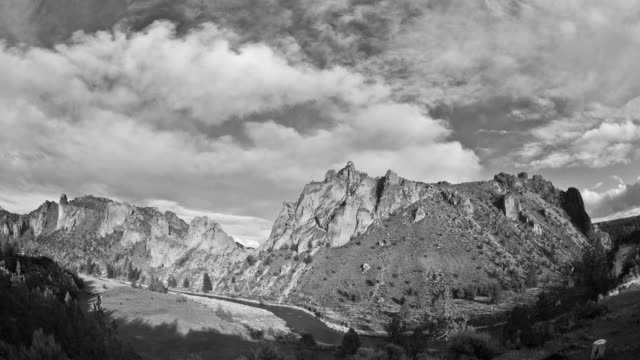
#> input picture Lab 5/Tutorial Lab 5 - Images/day/day1.jpg, 640 x 360 px
$ jupyter execute --allow-errors 'Pre Laboratorium 5.ipynb'
#> lines starting #> are read from the running program, lines starting #| are printed output that depends on the picture; after the words box and inside, x2 and y2 are one past the last pixel; in counts of white or black regions, pixels touching at a corner belong together
### 0. _Import Dependency_
Melakukan _import dependency_ yang diperlukan merupakan langkah awal sebelum melakukan praktikum. Untuk memudahkan mencari _dependency_ apa saja yang telah di-_import_, operasi _import dependency_ dilakukan dalam sebuah _cell_.

#### A. _Install Dependency_
_Install dependency_ tidaklah wajib. Tetapi bisa jadi ada beberapa _dependency_ di bawah ini yang belum terinstall.

#### B. _Import Dependency_

[cell 1]
from skimage import color, exposure, filters, io, morphology, util
from skimage.transform import rescale
from skimage.morphology import closing, disk, dilation, erosion, opening
from skimage.morphology import black_tophat, white_tophat
from scipy import fftpack as fp
from scipy.signal import convolve2d
import matplotlib.pyplot as plt
import numpy as np
import os
import cv2
import sys

#### C. Unduh dan Ekstrasi Dokumen Pendukung

[cell 2]
os.system('gdown https://drive.google.com/uc?id=17rCN9BzssahJ0JHa_EoOgCurPOYNI5_0')
os.system('unzip Lab\ 5\ -\ Images.zip')

### 1. Brief Introduction

**_Feature Extraction_** adalah teknik-teknik yang dapat digunakan untuk mengekstraksi fitur daris ebuah citra. Fitur-fitur ini selanjutnya dapat diproses dan diolah, sebagai contoh untuk melakukan klasifikasi citra. Terdapat beberapa tipe fitur pada citra seperti _statistical feature_, _global feature_, dan _geometric features_.

### 2. _Statistical Feature_

#### 2.1. Image Histogram

Kita dapat menggunakan piksel-piksel yang terdapat pada citra sebagai fitur. Untuk memudahkan bagaimana cara kita **melihat** bagaimana piksel-piksel dapat berfungsi sebagai fitur, kita dapat menggunakan historgram untuk meneliti bagaimana cara kita menggunakan fitur tersebut.

Misalkan kita ingin mngeklasifikasikan apakh citra _grayscale_ yang diberikan diambil pada malam hari atau siang hari. Kita bisa menampilkan terlebih dahulu histogram untuk citra siang dan malam.

[cell 3]
basePath = 'Tutorial Lab 5 - Images/'
def getPath(fileName):
    return basePath + fileName

[cell 4]
day = io.imread(getPath('day/day1.jpg'))
#> day is the input picture: shape (360, 640, 3); min 0, max 252, mean 132.9
night = io.imread(getPath('night/night1.jpg'))
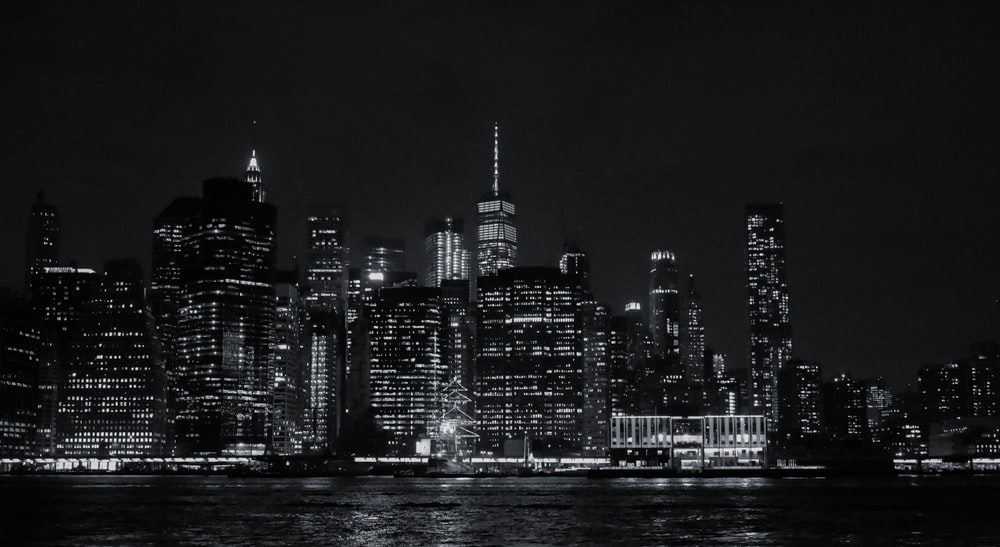
#> input picture Lab 5/Tutorial Lab 5 - Images/night/night1.jpg, 1000 x 547 px
#> night is the input picture: shape (547, 1000, 3); mean R, G, B 25.6, 26.7, 28.7

# Show image
plt.figure(figsize=(20,10))
plt.subplot(2, 2, 1)
plt.title('Day Image')
plt.imshow(day)
plt.axis('off')

plt.subplot(2, 2, 2)
plt.title('Night Image')
plt.imshow(night)
plt.axis('off')

plt.subplot(2, 2, 3)
plt.title('Day Histogram')
plt.hist(day.flatten(), 256, range=(0,255))

plt.subplot(2, 2, 4)
plt.title('Night Histogram')
plt.hist(night.flatten(), 256, range=(0,255))

plt.show()
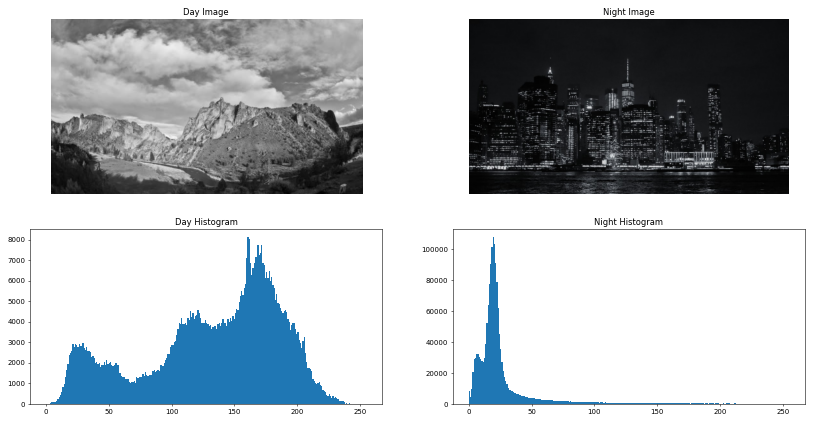
#> figure drawn by matplotlib, 4 panels; panel 3: tallest bar 8106 high, from x = 160.4 to 161.4; panel 4: tallest bar 107533 high, from x = 18.93 to 19.92

Dapat kita lihat dari hsil histogram yang ditampilkan di atas bahwa untuk citra pada siang hari memiliki distribusi yang cenderung ke kanan (intensitas lebih tinggi) dibanding citra pada malam hari yang distribusi histogram cenderung ke kiri (intensitas lebih rendah). Hal tersebut masuk akal karena pada umumnya siang hari lebih cerah dan tentu memiliki intensitas lebih tinggi.

Dari fitur ini kita bisa membuat sebuah model (tidak harus berbasis _machine learning_) untuk memprediksi apakah citra yang diberikan merupakan citra siang hari atau malam hari. Berikut adalah contoh cara untuk memprediksi apakah citra merupakan citra siang hari atau malam hari

[cell 5]
def predict(file_location):
#> called with file_location = 'day/day1.jpg'
    img = io.imread(getPath(file_location))
    frequency_count = np.bincount(img.flatten())
#> frequency_count = 253 values, max 8106 at index 161, min 0 at index 250, mean 2732
    cum_sum = np.cumsum(frequency_count)
#> cum_sum = 253 values from 6 to 691200

    ## Lebih banyak intensitas rendah, prediksi sebagai malam
    res = int(cum_sum[127] > cum_sum[-1] - cum_sum[127])
#> res = 0
    return ['day', 'night'][res]

[cell 6]
folders = ['day', 'night']
for folder in folders:
    for filename in os.listdir(getPath(folder)):
        filename = f'{folder}/{filename}'
        print(f'image {filename} predicted as {predict(filename)}')

Dapat dilihat bahwa hasil prediksi yang didapatkan memiliki akurasi $100\%$ hanya dengan menggunakan fitur simpel seperti histogram.

Contoh di atas adalah salah satu contoh yang menggunakan histogram pada citra _grayscale_. Tetapi penggunaan **Image Histogram** ini tidka hanya berfokus pada histogram _grayscale_. Terdapat banyak variasi lain yang dapat digunakan seperti menggunakan histogram RGB maupun menggunakan histogram HSI.

#### 2.2. Image Segmentation

Dengan melakukan segmentasi terlebih dahulu pada citra. Maka kita bisa mendapatkan fitur-fitur berupa banyak objek, bentuk objek yang relevan, dan masih banyak lagi. Cara untuk melakukan segmentasi akan dibahas pada lab selanjutnya.

### 3. Global Feature

#### 3.1. Fourier Transform

Seperti yang telah dipelajari pada lab sebelumnya, kita dapat menggunakan frekuensi hasil fourier transform untuk dijadikan sebagai fitur. Teknik ini tidka akan dibahs lebih lanjut pada lab kali ini karena telah dibahas pada lab sebelumnya.

#### 3.2. Hough Transformation

Hough Transformation adalah algoritma yang dapat mendeteksi bentuk-bentuk pada citra selama bentuk tersebut dapat direpresentasikan dalam garis lurus. Untuk melakukan Hough Transformation, kita harus mencari terlebih dahulu _edge-edge_ pada citra tersebut. Hal ini bisa dicapai dengan menggunakan **Algoritma Canny** (akan dibahas lebih lanjut pada lab selanjutnya)

[cell 7]
img = io.imread(getPath('calendar.jpg'))
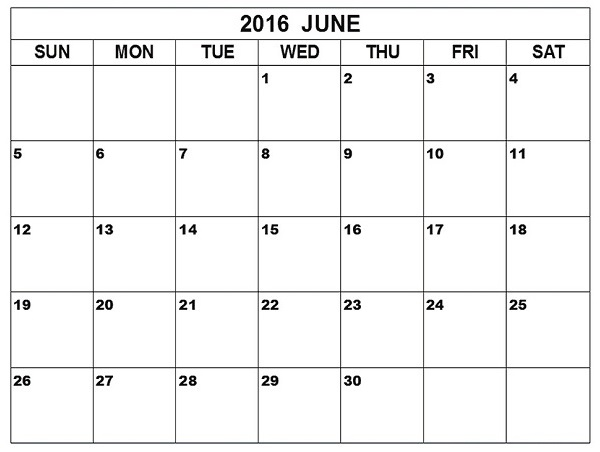
#> input picture Lab 5/Tutorial Lab 5 - Images/calendar.jpg, 600 x 452 px
#> img is the input picture: shape (452, 600, 3); mean R, G, B 243.6, 243.7, 243.7
original_image = np.copy(img)

## Convert image to gray
gray = util.img_as_ubyte(color.rgb2gray(img))

## Find all of the edges using Canny
edges = cv2.Canny(gray, 50, 150, apertureSize=3)
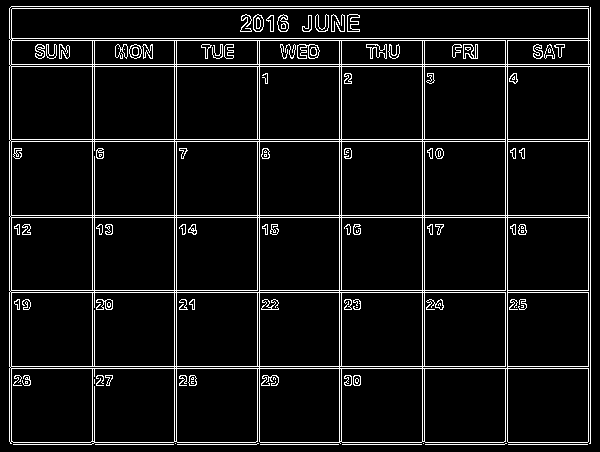
#> edges: shape (452, 600); 7.2% white in thin lines or dots

## Find all of the lines using Hough Transformation
lines = cv2.HoughLines(edges, 1, np.pi/180, 200)
#> lines = 32 rows, first 8: [64, 1.57], [66, 1.57], [217, 1.57], [38, 1.57], [40, 1.57], [141, 1.57], [215, 1.57], [368, 1.57]

## Plotting line
for line in lines:
    for rho, theta in line:
        a = np.cos(theta)
        b = np.sin(theta)
        x0 = a * rho
        y0 = b * rho
        x1 = int(x0 + 1000 * (-b))
        y1 = int(y0 + 500 * a)
        x2 = int(x0 - 1000 * (-b))
        y2 = int(y0 - 500 * a)
        cv2.line(img, (x1,y1), (x2,y2), (0,0,255), 2)
#> this loop made 32 passes
#> line on passes 1 to 12: [[64, 1.57]], [[66, 1.57]], [[217, 1.57]], [[38, 1.57]], [[40, 1.57]], [[141, 1.57]], [[215, 1.57]], [[368, 1.57]], [[8, 1.57]], [[139, 1.57]], [[292, 1.57]], [[366, 1.57]]
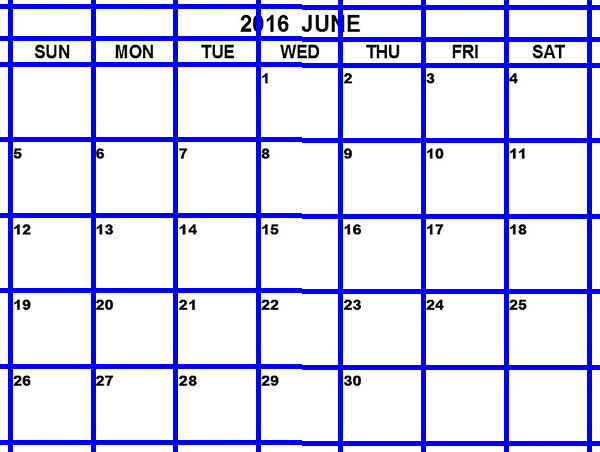
#> img: shape (452, 600, 3); 14.93% of pixels changed, all inside (x1, y1, x2, y2) = (0, 0, 600, 452)

## Show image
plt.figure(figsize=(20,10))
plt.subplot(1,2,1)
plt.title('Original Image')
plt.imshow(original_image)
plt.axis('off')

plt.subplot(1,2,2)
plt.title('After Hough Transfromation')
plt.imshow(img)
plt.axis('off')
plt.show()
